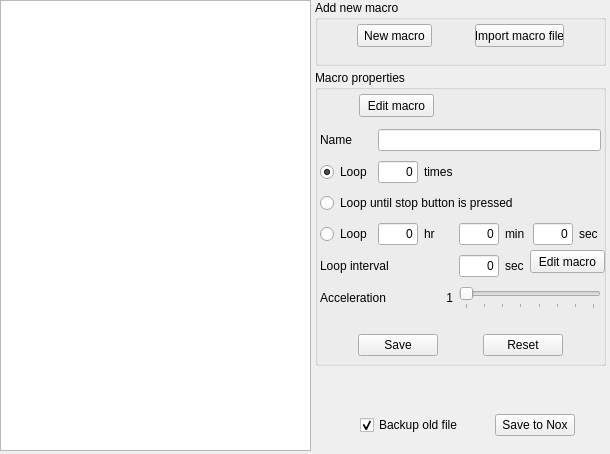
<?xml version="1.0" encoding="UTF-8"?>
<ui version="4.0">
 <class>MainWindow</class>
 <widget class="QMainWindow" name="MainWindow">
  <property name="geometry">
   <rect>
    <x>0</x>
    <y>0</y>
    <width>610</width>
    <height>454</height>
   </rect>
  </property>
  <property name="sizePolicy">
   <sizepolicy hsizetype="Fixed" vsizetype="Fixed">
    <horstretch>0</horstretch>
    <verstretch>0</verstretch>
   </sizepolicy>
  </property>
  <property name="minimumSize">
   <size>
    <width>610</width>
    <height>454</height>
   </size>
  </property>
  <property name="maximumSize">
   <size>
    <width>610</width>
    <height>454</height>
   </size>
  </property>
  <property name="acceptDrops">
   <bool>true</bool>
  </property>
  <property name="windowTitle">
   <string>Nox macro librarian</string>
  </property>
  <property name="animated">
   <bool>false</bool>
  </property>
  <widget class="QWidget" name="centralwidget">
   <property name="sizePolicy">
    <sizepolicy hsizetype="Fixed" vsizetype="Fixed">
     <horstretch>0</horstretch>
     <verstretch>0</verstretch>
    </sizepolicy>
   </property>
   <property name="maximumSize">
    <size>
     <width>610</width>
     <height>454</height>
    </size>
   </property>
   <property name="acceptDrops">
    <bool>true</bool>
   </property>
   <widget class="QGroupBox" name="grp_props">
    <property name="geometry">
     <rect>
      <x>315</x>
      <y>70</y>
      <width>291</width>
      <height>296</height>
     </rect>
    </property>
    <property name="title">
     <string>Macro properties</string>
    </property>
    <widget class="QWidget" name="gridLayoutWidget">
     <property name="geometry">
      <rect>
       <x>5</x>
       <y>55</y>
       <width>281</width>
       <height>191</height>
      </rect>
     </property>
     <layout class="QGridLayout" name="gridLayout">
      <item row="4" column="4">
       <widget class="QLabel" name="label_7">
        <property name="maximumSize">
         <size>
          <width>40</width>
          <height>16777215</height>
         </size>
        </property>
        <property name="text">
         <string>sec</string>
        </property>
        <property name="buddy">
         <cstring>e_loop_interval</cstring>
        </property>
       </widget>
      </item>
      <item row="3" column="3">
       <widget class="QLineEdit" name="e_loop_min">
        <property name="maximumSize">
         <size>
          <width>40</width>
          <height>30</height>
         </size>
        </property>
        <property name="text">
         <string>0</string>
        </property>
        <property name="alignment">
         <set>Qt::AlignRight|Qt::AlignTrailing|Qt::AlignVCenter</set>
        </property>
       </widget>
      </item>
      <item row="1" column="2">
       <widget class="QLabel" name="label_3">
        <property name="text">
         <string>times</string>
        </property>
        <property name="buddy">
         <cstring>e_loop_count</cstring>
        </property>
       </widget>
      </item>
      <item row="1" column="0">
       <widget class="QRadioButton" name="rd_loop_no">
        <property name="text">
         <string>Loop</string>
        </property>
        <property name="checked">
         <bool>true</bool>
        </property>
        <attribute name="buttonGroup">
         <string notr="true">bgrp_macro_mode</string>
        </attribute>
       </widget>
      </item>
      <item row="2" column="0" colspan="7">
       <widget class="QRadioButton" name="rd_loop_till_stop">
        <property name="text">
         <string>Loop until stop button is pressed</string>
        </property>
        <attribute name="buttonGroup">
         <string notr="true">bgrp_macro_mode</string>
        </attribute>
       </widget>
      </item>
      <item row="3" column="4">
       <widget class="QLabel" name="label_4">
        <property name="maximumSize">
         <size>
          <width>40</width>
          <height>16777215</height>
         </size>
        </property>
        <property name="text">
         <string>min</string>
        </property>
        <property name="buddy">
         <cstring>e_loop_min</cstring>
        </property>
       </widget>
      </item>
      <item row="3" column="0">
       <widget class="QRadioButton" name="rd_loop_time">
        <property name="maximumSize">
         <size>
          <width>50</width>
          <height>16777215</height>
         </size>
        </property>
        <property name="text">
         <string>Loop</string>
        </property>
        <attribute name="buttonGroup">
         <string notr="true">bgrp_macro_mode</string>
        </attribute>
       </widget>
      </item>
      <item row="3" column="5">
       <widget class="QLineEdit" name="e_loop_sec">
        <property name="maximumSize">
         <size>
          <width>40</width>
          <height>30</height>
         </size>
        </property>
        <property name="text">
         <string>0</string>
        </property>
        <property name="alignment">
         <set>Qt::AlignRight|Qt::AlignTrailing|Qt::AlignVCenter</set>
        </property>
       </widget>
      </item>
      <item row="3" column="6">
       <widget class="QLabel" name="label_5">
        <property name="maximumSize">
         <size>
          <width>40</width>
          <height>16777215</height>
         </size>
        </property>
        <property name="text">
         <string>sec</string>
        </property>
        <property name="buddy">
         <cstring>e_loop_sec</cstring>
        </property>
       </widget>
      </item>
      <item row="1" column="1">
       <widget class="QLineEdit" name="e_loop_count">
        <property name="maximumSize">
         <size>
          <width>40</width>
          <height>16777215</height>
         </size>
        </property>
        <property name="inputMethodHints">
         <set>Qt::ImhDigitsOnly</set>
        </property>
        <property name="text">
         <string>0</string>
        </property>
        <property name="alignment">
         <set>Qt::AlignRight|Qt::AlignTrailing|Qt::AlignVCenter</set>
        </property>
       </widget>
      </item>
      <item row="0" column="0">
       <widget class="QLabel" name="label">
        <property name="text">
         <string>Name</string>
        </property>
       </widget>
      </item>
      <item row="0" column="1" colspan="6">
       <widget class="QLineEdit" name="e_macro_name">
        <property name="placeholderText">
         <string/>
        </property>
       </widget>
      </item>
      <item row="3" column="1">
       <widget class="QLineEdit" name="e_loop_hr">
        <property name="maximumSize">
         <size>
          <width>40</width>
          <height>30</height>
         </size>
        </property>
        <property name="text">
         <string>0</string>
        </property>
        <property name="alignment">
         <set>Qt::AlignRight|Qt::AlignTrailing|Qt::AlignVCenter</set>
        </property>
       </widget>
      </item>
      <item row="4" column="3">
       <widget class="QLineEdit" name="e_loop_interval">
        <property name="maximumSize">
         <size>
          <width>40</width>
          <height>16777215</height>
         </size>
        </property>
        <property name="text">
         <string>0</string>
        </property>
        <property name="alignment">
         <set>Qt::AlignRight|Qt::AlignTrailing|Qt::AlignVCenter</set>
        </property>
       </widget>
      </item>
      <item row="4" column="0" colspan="3">
       <widget class="QLabel" name="label_6">
        <property name="text">
         <string>Loop interval</string>
        </property>
        <property name="buddy">
         <cstring>e_loop_interval</cstring>
        </property>
       </widget>
      </item>
      <item row="3" column="2">
       <widget class="QLabel" name="label_2">
        <property name="maximumSize">
         <size>
          <width>40</width>
          <height>16777215</height>
         </size>
        </property>
        <property name="text">
         <string>hr</string>
        </property>
        <property name="buddy">
         <cstring>e_loop_hr</cstring>
        </property>
       </widget>
      </item>
      <item row="5" column="0" colspan="2">
       <widget class="QLabel" name="label_8">
        <property name="maximumSize">
         <size>
          <width>16777215</width>
          <height>22</height>
         </size>
        </property>
        <property name="text">
         <string>Acceleration</string>
        </property>
        <property name="buddy">
         <cstring>hslid_accel</cstring>
        </property>
       </widget>
      </item>
      <item row="5" column="2">
       <widget class="QLabel" name="lbl_slider_value">
        <property name="text">
         <string>1</string>
        </property>
        <property name="alignment">
         <set>Qt::AlignRight|Qt::AlignTrailing|Qt::AlignVCenter</set>
        </property>
       </widget>
      </item>
      <item row="5" column="3" colspan="4">
       <widget class="QSlider" name="hslid_accel">
        <property name="maximumSize">
         <size>
          <width>16777215</width>
          <height>22</height>
         </size>
        </property>
        <property name="minimum">
         <number>1</number>
        </property>
        <property name="maximum">
         <number>8</number>
        </property>
        <property name="orientation">
         <enum>Qt::Horizontal</enum>
        </property>
        <property name="tickPosition">
         <enum>QSlider::TicksBelow</enum>
        </property>
        <property name="tickInterval">
         <number>1</number>
        </property>
       </widget>
      </item>
     </layout>
    </widget>
    <widget class="QWidget" name="horizontalLayoutWidget">
     <property name="geometry">
      <rect>
       <x>5</x>
       <y>260</y>
       <width>281</width>
       <height>31</height>
      </rect>
     </property>
     <layout class="QHBoxLayout" name="horizontalLayout">
      <item>
       <spacer name="h_spacer4">
        <property name="orientation">
         <enum>Qt::Horizontal</enum>
        </property>
        <property name="sizeHint" stdset="0">
         <size>
          <width>40</width>
          <height>20</height>
         </size>
        </property>
       </spacer>
      </item>
      <item>
       <widget class="QPushButton" name="btn_prop_save">
        <property name="toolTip">
         <string>&lt;html&gt;&lt;head/&gt;&lt;body&gt;&lt;p&gt;Save macro properties&lt;/p&gt;&lt;/body&gt;&lt;/html&gt;</string>
        </property>
        <property name="text">
         <string>Save</string>
        </property>
       </widget>
      </item>
      <item>
       <spacer name="h_spacer">
        <property name="orientation">
         <enum>Qt::Horizontal</enum>
        </property>
        <property name="sizeHint" stdset="0">
         <size>
          <width>40</width>
          <height>20</height>
         </size>
        </property>
       </spacer>
      </item>
      <item>
       <widget class="QPushButton" name="btn_prop_rst">
        <property name="toolTip">
         <string>&lt;html&gt;&lt;head/&gt;&lt;body&gt;&lt;p&gt;Reset macro properties to inital ones&lt;/p&gt;&lt;/body&gt;&lt;/html&gt;</string>
        </property>
        <property name="text">
         <string>Reset</string>
        </property>
       </widget>
      </item>
      <item>
       <spacer name="h_spacer5">
        <property name="orientation">
         <enum>Qt::Horizontal</enum>
        </property>
        <property name="sizeHint" stdset="0">
         <size>
          <width>40</width>
          <height>20</height>
         </size>
        </property>
       </spacer>
      </item>
     </layout>
    </widget>
    <widget class="QWidget" name="horizontalLayoutWidget_4">
     <property name="geometry">
      <rect>
       <x>5</x>
       <y>20</y>
       <width>281</width>
       <height>31</height>
      </rect>
     </property>
     <layout class="QHBoxLayout" name="horizontalLayout_4" stretch="1,0,1,0,1">
      <item>
       <spacer name="h_spacer4_2">
        <property name="orientation">
         <enum>Qt::Horizontal</enum>
        </property>
        <property name="sizeHint" stdset="0">
         <size>
          <width>40</width>
          <height>20</height>
         </size>
        </property>
       </spacer>
      </item>
      <item>
       <widget class="QPushButton" name="btn_edit_macro">
        <property name="maximumSize">
         <size>
          <width>75</width>
          <height>23</height>
         </size>
        </property>
        <property name="toolTip">
         <string>&lt;html&gt;&lt;head/&gt;&lt;body&gt;&lt;p&gt;Edit macro content&lt;/p&gt;&lt;/body&gt;&lt;/html&gt;</string>
        </property>
        <property name="text">
         <string>Edit macro</string>
        </property>
       </widget>
      </item>
      <item>
       <spacer name="h_spacer_2">
        <property name="orientation">
         <enum>Qt::Horizontal</enum>
        </property>
        <property name="sizeHint" stdset="0">
         <size>
          <width>40</width>
          <height>20</height>
         </size>
        </property>
       </spacer>
      </item>
      <item>
       <spacer name="horizontalSpacer_2">
        <property name="orientation">
         <enum>Qt::Horizontal</enum>
        </property>
        <property name="sizeType">
         <enum>QSizePolicy::Expanding</enum>
        </property>
        <property name="sizeHint" stdset="0">
         <size>
          <width>89</width>
          <height>20</height>
         </size>
        </property>
       </spacer>
      </item>
      <item>
       <spacer name="h_spacer5_4">
        <property name="orientation">
         <enum>Qt::Horizontal</enum>
        </property>
        <property name="sizeHint" stdset="0">
         <size>
          <width>40</width>
          <height>20</height>
         </size>
        </property>
       </spacer>
      </item>
     </layout>
    </widget>
    <widget class="QPushButton" name="btn_edit_macro_2">
     <property name="geometry">
      <rect>
       <x>215</x>
       <y>180</y>
       <width>75</width>
       <height>23</height>
      </rect>
     </property>
     <property name="toolTip">
      <string>&lt;html&gt;&lt;head/&gt;&lt;body&gt;&lt;p&gt;Edit macro content&lt;/p&gt;&lt;/body&gt;&lt;/html&gt;</string>
     </property>
     <property name="text">
      <string>Edit macro</string>
     </property>
    </widget>
   </widget>
   <widget class="TestListWidget" name="list_macros">
    <property name="geometry">
     <rect>
      <x>0</x>
      <y>0</y>
      <width>311</width>
      <height>451</height>
     </rect>
    </property>
    <property name="mouseTracking">
     <bool>false</bool>
    </property>
    <property name="acceptDrops">
     <bool>true</bool>
    </property>
    <property name="dragEnabled">
     <bool>true</bool>
    </property>
    <property name="dragDropOverwriteMode">
     <bool>true</bool>
    </property>
    <property name="dragDropMode">
     <enum>QAbstractItemView::InternalMove</enum>
    </property>
    <property name="defaultDropAction">
     <enum>Qt::MoveAction</enum>
    </property>
    <property name="selectionMode">
     <enum>QAbstractItemView::SingleSelection</enum>
    </property>
    <property name="textElideMode">
     <enum>Qt::ElideMiddle</enum>
    </property>
   </widget>
   <widget class="QWidget" name="horizontalLayoutWidget_2">
    <property name="geometry">
     <rect>
      <x>320</x>
      <y>410</y>
      <width>281</width>
      <height>31</height>
     </rect>
    </property>
    <layout class="QHBoxLayout" name="horizontalLayout_2">
     <item>
      <spacer name="horizontalSpacer">
       <property name="orientation">
        <enum>Qt::Horizontal</enum>
       </property>
       <property name="sizeType">
        <enum>QSizePolicy::MinimumExpanding</enum>
       </property>
       <property name="sizeHint" stdset="0">
        <size>
         <width>40</width>
         <height>20</height>
        </size>
       </property>
      </spacer>
     </item>
     <item>
      <widget class="QCheckBox" name="chk_backup">
       <property name="toolTip">
        <string>&lt;html&gt;&lt;head/&gt;&lt;body&gt;&lt;p&gt;Backs up existing records file &lt;/p&gt;&lt;/body&gt;&lt;/html&gt;</string>
       </property>
       <property name="text">
        <string>Backup old file</string>
       </property>
       <property name="checked">
        <bool>true</bool>
       </property>
      </widget>
     </item>
     <item>
      <spacer name="h_spacer2">
       <property name="orientation">
        <enum>Qt::Horizontal</enum>
       </property>
       <property name="sizeHint" stdset="0">
        <size>
         <width>40</width>
         <height>20</height>
        </size>
       </property>
      </spacer>
     </item>
     <item>
      <widget class="QPushButton" name="btn_nox_save">
       <property name="toolTip">
        <string>&lt;html&gt;&lt;head/&gt;&lt;body&gt;&lt;p&gt;Creates a new records file. &lt;/p&gt;&lt;p&gt;To use it you need to reopen macro window in Nox&lt;/p&gt;&lt;/body&gt;&lt;/html&gt;</string>
       </property>
       <property name="text">
        <string>Save to Nox</string>
       </property>
      </widget>
     </item>
     <item>
      <spacer name="h_spacer3">
       <property name="orientation">
        <enum>Qt::Horizontal</enum>
       </property>
       <property name="sizeHint" stdset="0">
        <size>
         <width>40</width>
         <height>20</height>
        </size>
       </property>
      </spacer>
     </item>
    </layout>
   </widget>
   <widget class="QGroupBox" name="group_new_item">
    <property name="geometry">
     <rect>
      <x>315</x>
      <y>0</y>
      <width>291</width>
      <height>66</height>
     </rect>
    </property>
    <property name="title">
     <string>Add new macro</string>
    </property>
    <widget class="QWidget" name="horizontalLayoutWidget_3">
     <property name="geometry">
      <rect>
       <x>5</x>
       <y>20</y>
       <width>281</width>
       <height>31</height>
      </rect>
     </property>
     <layout class="QHBoxLayout" name="horizontalLayout_3" stretch="1,0,1,0,1">
      <item>
       <spacer name="h_spacer5_3">
        <property name="orientation">
         <enum>Qt::Horizontal</enum>
        </property>
        <property name="sizeHint" stdset="0">
         <size>
          <width>40</width>
          <height>20</height>
         </size>
        </property>
       </spacer>
      </item>
      <item>
       <widget class="QPushButton" name="btn_new_macro">
        <property name="maximumSize">
         <size>
          <width>75</width>
          <height>23</height>
         </size>
        </property>
        <property name="toolTip">
         <string>&lt;html&gt;&lt;head/&gt;&lt;body&gt;&lt;p&gt;Opens editor in which you can paste a macro content&lt;/p&gt;&lt;/body&gt;&lt;/html&gt;</string>
        </property>
        <property name="text">
         <string>New macro</string>
        </property>
       </widget>
      </item>
      <item>
       <spacer name="horizontalSpacer_3">
        <property name="orientation">
         <enum>Qt::Horizontal</enum>
        </property>
        <property name="sizeHint" stdset="0">
         <size>
          <width>40</width>
          <height>20</height>
         </size>
        </property>
       </spacer>
      </item>
      <item>
       <widget class="QPushButton" name="btn_import_file">
        <property name="maximumSize">
         <size>
          <width>89</width>
          <height>23</height>
         </size>
        </property>
        <property name="toolTip">
         <string>&lt;html&gt;&lt;head/&gt;&lt;body&gt;&lt;p&gt;Import existing macro file&lt;/p&gt;&lt;/body&gt;&lt;/html&gt;</string>
        </property>
        <property name="text">
         <string>Import macro file</string>
        </property>
       </widget>
      </item>
      <item>
       <spacer name="h_spacer5_2">
        <property name="orientation">
         <enum>Qt::Horizontal</enum>
        </property>
        <property name="sizeHint" stdset="0">
         <size>
          <width>40</width>
          <height>20</height>
         </size>
        </property>
       </spacer>
      </item>
     </layout>
    </widget>
   </widget>
   <widget class="QWidget" name="horizontalLayoutWidget_5">
    <property name="geometry">
     <rect>
      <x>170</x>
      <y>705</y>
      <width>160</width>
      <height>80</height>
     </rect>
    </property>
    <layout class="QHBoxLayout" name="horizontalLayout_5"/>
   </widget>
  </widget>
 </widget>
 <customwidgets>
  <customwidget>
   <class>TestListWidget</class>
   <extends>QListWidget</extends>
   <header location="global">qt_custom</header>
  </customwidget>
 </customwidgets>
 <tabstops>
  <tabstop>btn_nox_save</tabstop>
  <tabstop>e_macro_name</tabstop>
  <tabstop>rd_loop_no</tabstop>
  <tabstop>e_loop_count</tabstop>
  <tabstop>rd_loop_till_stop</tabstop>
  <tabstop>rd_loop_time</tabstop>
  <tabstop>e_loop_hr</tabstop>
  <tabstop>e_loop_min</tabstop>
  <tabstop>e_loop_sec</tabstop>
  <tabstop>e_loop_interval</tabstop>
  <tabstop>btn_prop_save</tabstop>
  <tabstop>btn_prop_rst</tabstop>
 </tabstops>
 <resources/>
 <connections>
  <connection>
   <sender>e_loop_hr</sender>
   <signal>editingFinished()</signal>
   <receiver>rd_loop_time</receiver>
   <slot>click()</slot>
   <hints>
    <hint type="sourcelabel">
     <x>412</x>
     <y>135</y>
    </hint>
    <hint type="destinationlabel">
     <x>359</x>
     <y>133</y>
    </hint>
   </hints>
  </connection>
  <connection>
   <sender>e_loop_count</sender>
   <signal>editingFinished()</signal>
   <receiver>rd_loop_no</receiver>
   <slot>click()</slot>
   <hints>
    <hint type="sourcelabel">
     <x>412</x>
     <y>76</y>
    </hint>
    <hint type="destinationlabel">
     <x>357</x>
     <y>74</y>
    </hint>
   </hints>
  </connection>
  <connection>
   <sender>e_loop_min</sender>
   <signal>editingFinished()</signal>
   <receiver>rd_loop_time</receiver>
   <slot>click()</slot>
   <hints>
    <hint type="sourcelabel">
     <x>490</x>
     <y>135</y>
    </hint>
    <hint type="destinationlabel">
     <x>355</x>
     <y>133</y>
    </hint>
   </hints>
  </connection>
  <connection>
   <sender>e_loop_sec</sender>
   <signal>editingFinished()</signal>
   <receiver>rd_loop_time</receiver>
   <slot>click()</slot>
   <hints>
    <hint type="sourcelabel">
     <x>567</x>
     <y>135</y>
    </hint>
    <hint type="destinationlabel">
     <x>345</x>
     <y>133</y>
    </hint>
   </hints>
  </connection>
  <connection>
   <sender>hslid_accel</sender>
   <signal>valueChanged(int)</signal>
   <receiver>lbl_slider_value</receiver>
   <slot>setNum(int)</slot>
   <hints>
    <hint type="sourcelabel">
     <x>462</x>
     <y>189</y>
    </hint>
    <hint type="destinationlabel">
     <x>426</x>
     <y>189</y>
    </hint>
   </hints>
  </connection>
 </connections>
 <buttongroups>
  <buttongroup name="bgrp_macro_mode"/>
 </buttongroups>
</ui>
